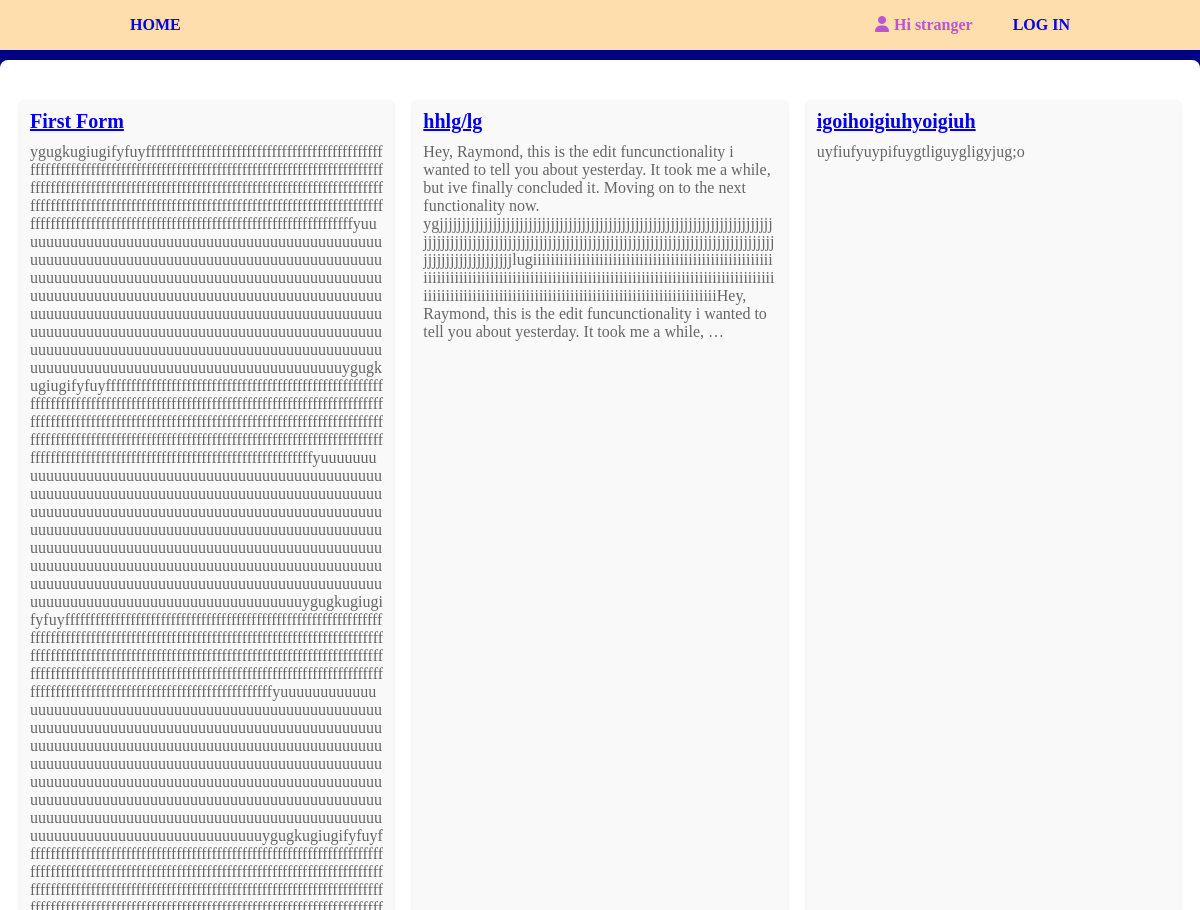
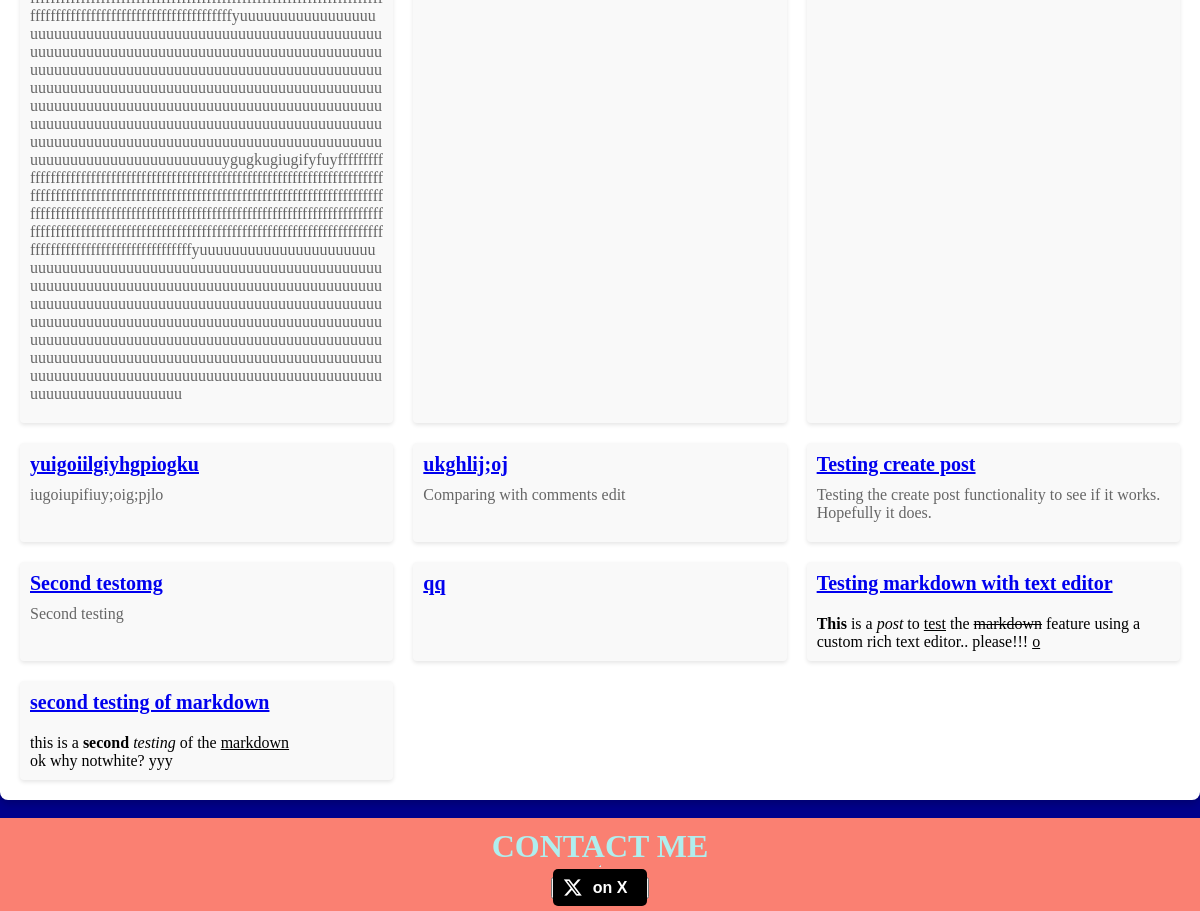
/category/first/, run on an earlier commit of the app's database (2 pictures, top to bottom).
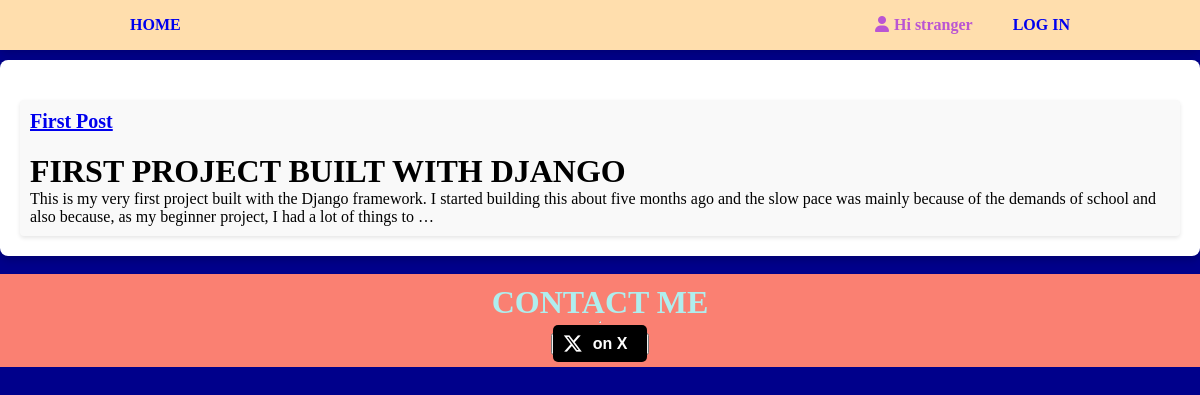
And on a later commit of the database.
### article/models.py (models this page shows, shortened)
class Post(models.Model):
    user = models.ForeignKey(User, on_delete=models.CASCADE)
    image = models.ImageField()
    title = models.CharField(max_length=255)
    slug = models.SlugField(unique=True, blank=True)
    category = models.ForeignKey(Category, on_delete=models.CASCADE, related_name='posts', default='uncategorized')
    date = models.DateTimeField(auto_now_add=True)
    likes = models.ManyToManyField(User, blank=True, related_name="post_likes")
    is_edited = models.BooleanField(default=False)
    post = RichTextField(blank=True, null=True)

### article/views.py (the view)
# urls.py: path('category/<str:categories>/', views.category_view, name='category'),
def category_view(request, categories):
    category = get_object_or_404(Category, name__exact=categories)
    posts = category.posts.all()
    context = {'category': category,
               'posts': posts,
               }
    return render(request, 'article/category.html', context)

### article/templates/article/category.html (shortened to what this page needs)
{% extends 'article/base.html' %}
{% load static %}
{% block css %}
    {{ block.super }}
    <link rel="stylesheet" href="{% static 'category.css' %}">
{% endblock %}
{% block body %}
<div class="category-page">
    <div class="category-articles">
        {% for post in posts %}
        <div class="article">
            <h2 class="article-title"><a href="{% url 'article:detail' slug=post.slug %}">{{ post.title }}</a></h2>
            <p class="article-excerpt">{{ post.post|safe|truncatewords:50 }}</p>
        </div>
        {% empty %}
        <p class="no-articles">No articles in this category.</p>
        {% endfor %}
    </div>
</div>
{% endblock %}

What changed in the data, as far as the page shows it:
removed Post: title "First Form", post "ygugkugiugifyfuyfffffffffffffffffffffffffffffffffffffffffffffffffffffffffffffffffffffffffffffffffffffffffffffffffffffffffffffffffffffffffffffffffffffffffffffffffffffffffffffffffffffffffffffffffffffffffffffffffffffffffffffffffffffffffffffffffffffffffffffffffffffffffffffffffffffffffffffffffffffffffffffffffffffffffffffffffffffffffffffffffyuuuuuuuuuuuuuuuuuuuuuuuuuuuuuuuuuuuuuuuuuuuuuuuuuuuuuuuuuuuuuuuuuuuuuuuuuuuuuuuuuuuuuuuuuuuuuuuuuuuuuuuuuuuuuuuuuuuuuuuuuuuuuuuuuuuuuuuuuuuuuuuuuuuuuuuuuuuuuuuuuuuuuuuuuuuuuuuuuuuuuuuuuuuuuuuuuuuuuuuuuuuuuuuuuuuuuuuuuuuuuuuuuuuuuuuuuuuuuuuuuuuuuuuuuuuuuuuuuuuuuuuuuuuuuuuuuuuuuuuuuuuuuuuuuuuuuuuuuuuuuuuuuuuuuuuuuuuuuuuuuuuuuuuuuuuuuuuuuuuuuuuuuuuuuygugkugiugify…"
removed Post: title "hhlg/lg", post "Hey, Raymond, this is the edit funcunctionality i wanted to tell you about yesterday. It took me a while, but ive finally concluded it. Moving on to the next functionality now. ygjjjjjjjjjjjjjjjjjjjjjjjjjjjjjjjjjjjjjjjjjjjjjjjjjjjjjjjjjjjjjjjjjjjjjjjjjjjjjjjjjjjjjjjjjjjjjjjjjjjjjjjjjjjjjjjjjjjjjjjjjjjjjjjjjjjjjjjjjjjjjjjjjjjjjjjjjjjjjjjjjjjjjjjjjjjjjjlugiiiiiiiiiiiiiiiiiiiiiiiiiiiiiiiiiiiiiiiiiiiiiiiiiiiiiiiiiiiiiiiiiiiiiiiiiiiiiiiiiiiiiiiiiiiiiiiiiiiiiiiiiiiiiiiiiiiiiiiiiiiiiiiiiiiiiiiiiiiiiiiiiiiiiiiiiiiiiiiiiiiiiiiiiiiiiiiiiiiiiiiiiiiiiiiiiiiiiiiHey, Raymond, this is the edit funcunctionality i wanted to tell you about yesterday. It took me a while, …"
removed Post: title "igoihoigiuhyoigiuh", post "uyfiufyuypifuygtliguygligyjug;o"
removed Post: title "yuigoiilgiyhgpiogku", post "iugoiupifiuy;oig;pjlo"
removed Post: title "ukghlij;oj", post "Comparing with comments edit"
removed Post: title "Testing create post", post "Testing the create post functionality to see if it works. Hopefully it does."
removed Post: title "Second testomg", post "Second testing"
removed Post: title "qq"
removed Post: title "Testing markdown with text editor", post "This is a post to test the markdown feature using a custom rich text editor.. please!!! o"
removed Post: title "second testing of markdown", post "this is a second testing of the markdown ok why notwhite? yyy"
added Post: title "First Post", post "FIRST PROJECT BUILT WITH DJANGO This is my very first project built with the Django framework. I started building this about five months ago and the slow pace was mainly because of the demands of school and also because, as my beginner project, I had a lot of things to …"
